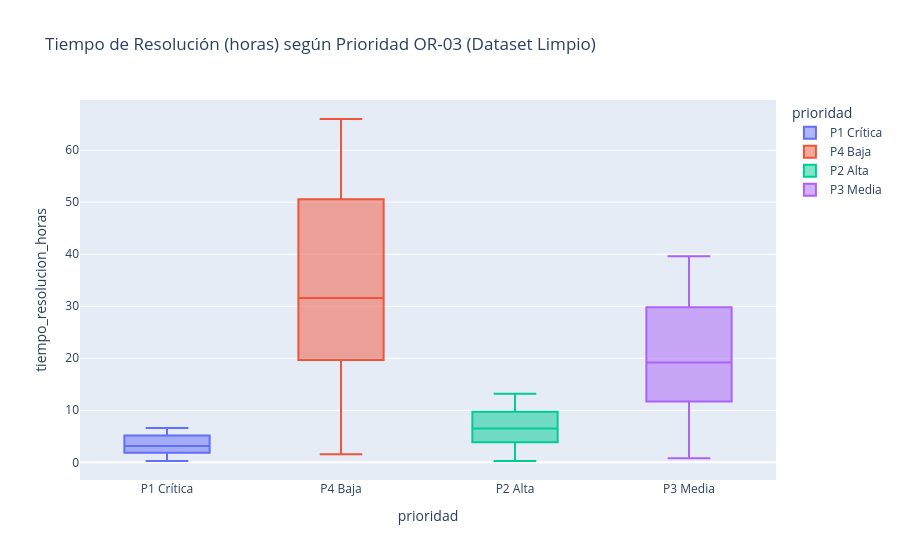

The cell this chart's notebook holds for it:
### Markdown cell above
### Análisis de Registros Excluidos e Imputación
El pipeline retuvo ~98.1% de los registros (`17,658` registros limpios) y documentó exactamente los `342` excluidos por duplicidad, tiempos negativos o textos insuficientes. Los `198` valores nulos de `ubicacion` fueron imputados usando la moda contextual `(sede, servicio_real)` con bandera `ubicacion_imputada=True`.

### Code cell
# Pruebas estadísticas de asociación (Eta-cuadrado ANOVA y V de Cramér)
eta_prio_time = compute_eta_squared(df_clean, "prioridad", "tiempo_resolucion_horas")
eta_sede_time = compute_eta_squared(df_clean, "sede", "tiempo_resolucion_horas")
v_prio_sla = compute_cramers_v(df_clean, "prioridad", "cumple_sla")
v_sede_sla = compute_cramers_v(df_clean, "sede", "cumple_sla")

stats_df = pd.DataFrame([
    {"Relación": "Prioridad -> Tiempo Resolución (h)", "Métrica": "Eta² (ANOVA)", "Valor": eta_prio_time},
    {"Relación": "Sede -> Tiempo Resolución (h)", "Métrica": "Eta² (ANOVA)", "Valor": eta_sede_time},
    {"Relación": "Prioridad <-> Cumplimiento SLA", "Métrica": "V de Cramér", "Valor": v_prio_sla},
    {"Relación": "Sede <-> Cumplimiento SLA", "Métrica": "V de Cramér", "Valor": v_sede_sla},
])
display(stats_df)

fig_box = px.box(
    df_clean.sample(min(4000, len(df_clean)), random_state=42),
    x="prioridad",
    y="tiempo_resolucion_horas",
    color="prioridad",
    title="Tiempo de Resolución (horas) según Prioridad OR-03 (Dataset Limpio)",
)
fig_box.show()

### Figure 1 — Plotly figure (JSON) as saved in the notebook; plotly's stock layout.template omitted (floating-point values rounded to 4 significant figures; data arrays with more than 128 entries replaced by an {"elided": "..."} marker saying what was removed)
{"data": [{"alignmentgroup": "True", "hovertemplate": "prioridad=%{x}<br>tiempo_resolucion_horas=%{y}<extra></extra>", "legendgroup": "P1 Crítica", "marker": {"color": "#636efa"}, "name": "P1 Crítica", "notched": false, "offsetgroup": "P1 Crítica", "orientation": "v", "showlegend": true, "type": "box", "x": {"elided": "494 str values"}, "x0": " ", "xaxis": "x", "y": {"elided": "494 float values"}, "y0": " ", "yaxis": "y"}, {"alignmentgroup": "True", "hovertemplate": "prioridad=%{x}<br>tiempo_resolucion_horas=%{y}<extra></extra>", "legendgroup": "P4 Baja", "marker": {"color": "#EF553B"}, "name": "P4 Baja", "notched": false, "offsetgroup": "P4 Baja", "orientation": "v", "showlegend": true, "type": "box", "x": {"elided": "1019 str values"}, "x0": " ", "xaxis": "x", "y": {"elided": "1019 float values"}, "y0": " ", "yaxis": "y"}, {"alignmentgroup": "True", "hovertemplate": "prioridad=%{x}<br>tiempo_resolucion_horas=%{y}<extra></extra>", "legendgroup": "P2 Alta", "marker": {"color": "#00cc96"}, "name": "P2 Alta", "notched": false, "offsetgroup": "P2 Alta", "orientation": "v", "showlegend": true, "type": "box", "x": {"elided": "1124 str values"}, "x0": " ", "xaxis": "x", "y": {"elided": "1124 float values"}, "y0": " ", "yaxis": "y"}, {"alignmentgroup": "True", "hovertemplate": "prioridad=%{x}<br>tiempo_resolucion_horas=%{y}<extra></extra>", "legendgroup": "P3 Media", "marker": {"color": "#ab63fa"}, "name": "P3 Media", "notched": false, "offsetgroup": "P3 Media", "orientation": "v", "showlegend": true, "type": "box", "x": {"elided": "1363 str values"}, "x0": " ", "xaxis": "x", "y": {"elided": "1363 float values"}, "y0": " ", "yaxis": "y"}], "layout": {"boxmode": "overlay", "legend": {"title": {"text": "prioridad"}, "tracegroupgap": 0}, "title": {"text": "Tiempo de Resolución (horas) según Prioridad OR-03 (Dataset Limpio)"}, "xaxis": {"anchor": "y", "categoryarray": ["P1 Crítica", "P4 Baja", "P2 Alta", "P3 Media"], "categoryorder": "array", "domain": [0.0, 1.0], "title": {"text": "prioridad"}}, "yaxis": {"anchor": "x", "domain": [0.0, 1.0], "title": {"text": "tiempo_resolucion_horas"}}}}
